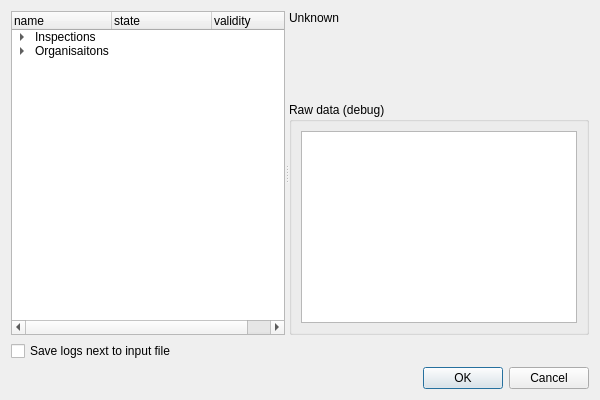
<?xml version="1.0" encoding="UTF-8"?>
<ui version="4.0">
 <class>Dialog</class>
 <widget class="QDialog" name="Dialog">
  <property name="geometry">
   <rect>
    <x>0</x>
    <y>0</y>
    <width>600</width>
    <height>400</height>
   </rect>
  </property>
  <property name="sizePolicy">
   <sizepolicy hsizetype="MinimumExpanding" vsizetype="MinimumExpanding">
    <horstretch>0</horstretch>
    <verstretch>0</verstretch>
   </sizepolicy>
  </property>
  <property name="minimumSize">
   <size>
    <width>600</width>
    <height>400</height>
   </size>
  </property>
  <property name="windowTitle">
   <string>QGEP interlis import</string>
  </property>
  <layout class="QVBoxLayout" name="verticalLayout">
   <item>
    <widget class="QSplitter" name="splitter">
     <property name="orientation">
      <enum>Qt::Horizontal</enum>
     </property>
     <widget class="QTreeWidget" name="treeWidget">
      <property name="sizePolicy">
       <sizepolicy hsizetype="Expanding" vsizetype="Preferred">
        <horstretch>0</horstretch>
        <verstretch>0</verstretch>
       </sizepolicy>
      </property>
      <property name="headerHidden">
       <bool>false</bool>
      </property>
      <attribute name="headerStretchLastSection">
       <bool>false</bool>
      </attribute>
      <column>
       <property name="text">
        <string>name</string>
       </property>
      </column>
      <column>
       <property name="text">
        <string>state</string>
       </property>
      </column>
      <column>
       <property name="text">
        <string>validity</string>
       </property>
      </column>
      <item>
       <property name="text">
        <string>Inspections</string>
       </property>
       <property name="text">
        <string/>
       </property>
       <property name="text">
        <string/>
       </property>
       <item>
        <property name="text">
         <string>a</string>
        </property>
        <property name="text">
         <string/>
        </property>
        <property name="text">
         <string/>
        </property>
       </item>
       <item>
        <property name="text">
         <string>b</string>
        </property>
        <property name="text">
         <string/>
        </property>
        <property name="text">
         <string/>
        </property>
       </item>
       <item>
        <property name="text">
         <string>c</string>
        </property>
        <property name="text">
         <string/>
        </property>
        <property name="text">
         <string/>
        </property>
       </item>
      </item>
      <item>
       <property name="text">
        <string>Organisaitons</string>
       </property>
       <property name="text">
        <string/>
       </property>
       <property name="text">
        <string/>
       </property>
       <item>
        <property name="text">
         <string>a</string>
        </property>
        <property name="text">
         <string/>
        </property>
        <property name="text">
         <string/>
        </property>
       </item>
       <item>
        <property name="text">
         <string>b</string>
        </property>
        <property name="text">
         <string/>
        </property>
        <property name="text">
         <string/>
        </property>
       </item>
       <item>
        <property name="text">
         <string>c</string>
        </property>
        <property name="text">
         <string/>
        </property>
        <property name="text">
         <string/>
        </property>
       </item>
      </item>
     </widget>
     <widget class="QWidget" name="layoutWidget">
      <layout class="QVBoxLayout" name="verticalLayout_2">
       <item>
        <widget class="QLabel" name="validityLabel">
         <property name="styleSheet">
          <string notr="true">b</string>
         </property>
         <property name="text">
          <string>Unknown</string>
         </property>
         <property name="wordWrap">
          <bool>true</bool>
         </property>
         <property name="margin">
          <number>7</number>
         </property>
        </widget>
       </item>
       <item>
        <widget class="QStackedWidget" name="stackedWidget">
         <widget class="QWidget" name="page"/>
         <widget class="QWidget" name="page_2"/>
        </widget>
       </item>
       <item>
        <widget class="QgsCollapsibleGroupBox" name="debugGroupBox">
         <property name="title">
          <string>Raw data (debug)</string>
         </property>
         <property name="collapsed" stdset="0">
          <bool>true</bool>
         </property>
         <layout class="QVBoxLayout" name="verticalLayout_3">
          <item>
           <widget class="QTextEdit" name="debugTextEdit"/>
          </item>
         </layout>
        </widget>
       </item>
      </layout>
     </widget>
    </widget>
   </item>
   <item>
    <widget class="QCheckBox" name="save_logs_next_to_file_checkbox">
     <property name="text">
      <string>Save logs next to input file</string>
     </property>
    </widget>
   </item>
   <item>
    <widget class="QDialogButtonBox" name="buttonBox">
     <property name="orientation">
      <enum>Qt::Horizontal</enum>
     </property>
     <property name="standardButtons">
      <set>QDialogButtonBox::Cancel|QDialogButtonBox::Ok</set>
     </property>
    </widget>
   </item>
  </layout>
 </widget>
 <customwidgets>
  <customwidget>
   <class>QgsCollapsibleGroupBox</class>
   <extends>QGroupBox</extends>
   <header>qgscollapsiblegroupbox.h</header>
   <container>1</container>
  </customwidget>
 </customwidgets>
 <resources/>
 <connections>
  <connection>
   <sender>buttonBox</sender>
   <signal>accepted()</signal>
   <receiver>Dialog</receiver>
   <slot>accept()</slot>
   <hints>
    <hint type="sourcelabel">
     <x>248</x>
     <y>254</y>
    </hint>
    <hint type="destinationlabel">
     <x>157</x>
     <y>274</y>
    </hint>
   </hints>
  </connection>
  <connection>
   <sender>buttonBox</sender>
   <signal>rejected()</signal>
   <receiver>Dialog</receiver>
   <slot>reject()</slot>
   <hints>
    <hint type="sourcelabel">
     <x>316</x>
     <y>260</y>
    </hint>
    <hint type="destinationlabel">
     <x>286</x>
     <y>274</y>
    </hint>
   </hints>
  </connection>
 </connections>
</ui>
